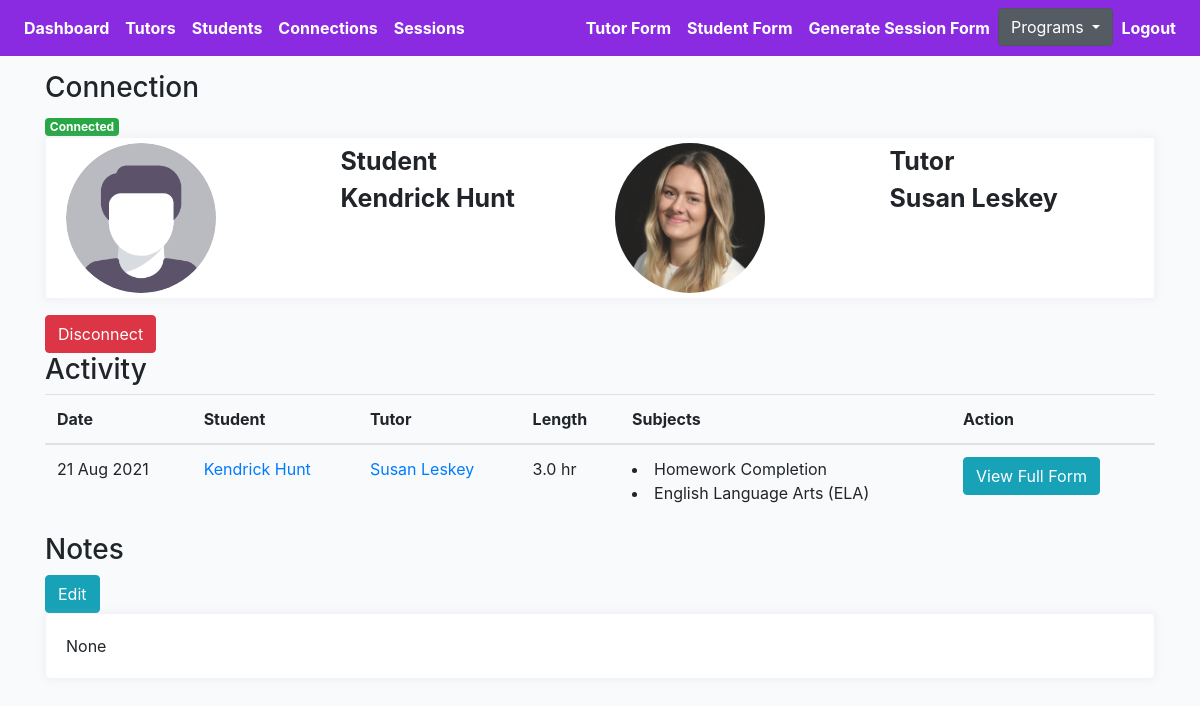
Screenshot of /middleschool/1/connection-detail (signed in) with the database file from the repository.
### middleschool/models.py (models this page shows, shortened)
class Connection(models.Model):
    created = models.DateTimeField(auto_now_add=True)
    student = models.ForeignKey(Profile, on_delete=models.CASCADE, related_name='student')
    tutor = models.ForeignKey(Profile, on_delete=models.CASCADE, related_name='tutor')
    status = models.CharField(max_length=200, choices=STATUS_CHOICES)
    updated = models.DateTimeField(auto_now=True)
    flag = models.BooleanField(default=False)
    note = models.TextField(null=True, blank=True, max_length=1000)

class Profile(models.Model):
    role = models.CharField(max_length=200, choices=ROLE_CHOICES_PROFILE, null=True)
    avatar = models.ImageField(default='avatar.png', upload_to='avatars/')
    first_name = models.CharField(max_length=200, blank=True)
    last_name = models.CharField(max_length=200, blank=True)
    email = models.EmailField(max_length=200, blank=True)
    student_grade = models.CharField(null=True, blank=True, max_length=200, choices=STUDENT_GRADE_CHOICES)
    grade = models.CharField(null=True, blank=True, max_length=200, choices=GRADE_CHOICES)
    academic_advisor = models.ForeignKey(Academicadvisor, null=True, blank=True, on_delete=models.CASCADE, related_name='academic_advisor')
    academic_advisor_email = models.EmailField(max_length=200, blank=True)
    subjects = models.ManyToManyField(Subject, blank=True, related_name='subjects')
    school = models.CharField(max_length=200, blank=True)
    friends = models.ManyToManyField("self", blank=True, related_name='testfriends')
    updated = models.DateTimeField(auto_now=True)
    created = models.DateTimeField(auto_now_add=True)
    slug = models.SlugField(unique=True, blank=True)
    flag = models.BooleanField(default=False)
    parent1_first_name = models.CharField(max_length=200, blank=True)
    parent1_last_name = models.CharField(max_length=200, blank=True)
    parent1_phone = models.CharField(max_length=200, blank=True)
    parent1_email = models.EmailField(max_length=200, blank=True)
    student_capacity = models.IntegerField(null=True, blank=True)
    phone = models.CharField(max_length=200, blank=True)
    question = models.TextField(null=True, blank=True, max_length=1000)
    languages = models.ManyToManyField(Language, blank=True, related_name='subjects')
    comfortable_share_phone = models.BooleanField(default=False)
    permission_share_grade = models.BooleanField(default=False)
    optional_school_loop_profile_link = models.TextField(null=True, blank=True, max_length=500)
    optional_school_loop_username = models.TextField(null=True, blank=True, max_length=500)
    optional_school_loop_password = models.TextField(null=True, blank=True, max_length=500)
    parent_languages = models.CharField(null=True, blank=True, max_length=200, choices=LANGUAGE_CHOICES)
    age = models.IntegerField(null=True, blank=True)
    ethnic = models.CharField(null=True, blank=True, max_length=200, choices=ETHNIC_CHOICES)
    note = models.TextField(null=True, blank=True, max_length=1000)
    interest = models.ManyToManyField(Interest, blank=True, related_name='interest')
    def get_absolute_url(self):
        return reverse("middleschool:profile-detail-view", kwargs={"slug": self.slug})
    __initial_first_name = None
    __initial_last_name = None
    def __init__(self, *args, **kwargs):
        super().__init__(*args, **kwargs)
        self.__initial_first_name = self.first_name
        self.__initial_last_name = self.last_name

class Session(models.Model):
    connection = models.ForeignKey(Connection, on_delete=models.CASCADE)
    meet = models.IntegerField(null=True, blank=True)
    length = models.FloatField(null=True, blank=True)
    subjects = models.ManyToManyField(Subject, blank=True, related_name='sessionsubjects')
    updated = models.DateTimeField(auto_now=True, null=True, blank=True)
    created = models.DateTimeField(auto_now_add=True)
    help = models.TextField(null=True, blank=True, max_length=1000)
    support = models.ManyToManyField(Support, blank=True, related_name='supports')
    othersupport = models.CharField(null=True, blank=True, max_length=200)
    rate = models.IntegerField(null=True, blank=True)
    productivity = models.IntegerField(null=True, blank=True)
    question = models.TextField(null=True, blank=True, max_length=1000)
    disconnect = models.CharField(null=True, blank=True, max_length=200, choices=CONT_STATUS_CHOICES)
    submit_status = models.BooleanField(default=False)
    flag = models.BooleanField(default=False)
    reason_disconnect= models.TextField(null=True, blank=True, max_length=1000)
    urgent_check = models.BooleanField(default=False)
    def get_subjects(self):
        return self.subjects.all()
    def get_absolute_url(self):
        return reverse("middleschool:session-detail-view", kwargs={"pk": self.pk})

class Subject(models.Model):
    name = models.CharField(max_length=200, blank=True)
    def __str__(self):
        return self.name

### middleschool/views.py (the view)
# urls.py: path('<pk>/connection-detail', ConnectionDetailView.as_view(), name='connection-profile-detail'),
@method_decorator(login_required, name='dispatch')
@method_decorator(allowed_users(allowed_roles=['middletutor', 'admin']), name='dispatch')
class ConnectionDetailView(DetailView):
    model = Connection
    template_name = 'middleschool/connection-detail.html'
    def get_object(self):
        pk = self.kwargs.get('pk')
        connection = Connection.objects.get(pk=pk)
        return connection
    def get_context_data(self, **kwargs):
        context = super().get_context_data(**kwargs)
        pk = self.kwargs.get('pk')
        connection = Connection.objects.get(pk=pk)
        sessions = Session.objects.filter(submit_status=True).filter(connection=connection)
        sessions_ = []
        for item in sessions:
            sessions_.append(item)
        context["sessions"] = sessions_
        return context

### templates/middleschool/connection-detail.html (shortened to what this page needs)
{% extends 'middleschoolbase.html' %}
{% load static %}
{% block stylesheet %}{% static '/css/profile.css' %}{% endblock %}
{% block content %}
<h3>Connection</h3>
{% if connection.status == 'connected' %}
<div><span class="badge badge-success">Connected</div>
{% elif connection.status == 'disconnected' %}
<div><span class="badge badge-danger">Disconnected</span><span> on {{connection.updated | date:"M d, Y" }}</span></div>
{% elif connection.status == 'inactive' %}
<div><span class="badge badge-warning">Inactive</div>
{% endif %}
<div class="profile-page tx-13">
    <div class="row">
        <div class="col-12 grid-margin">
            <div class="profile-header">
                <div class="header-links">
                    <div class="container header">
                        <div class="row">
                            <div class="col">
                                <div class="row">
                                    <div class="col">
                                        <img class="profile-pic" src="{{connection.student.avatar.url}}" alt="profile">
                                    </div>
                                    <div class="col">
                                        <div style="font-size:25px; font-weight:bold" class="profile-name">
                                            {{connection.student.role|title }}</div>
                                        <div style="font-size:25px; font-weight:bold" class="profile-name">
                                            {{connection.student.first_name}}
                                            {{connection.student.last_name}}</div>
                                    </div>
                                </div>
                            </div>
                            <div class="col">
                                <div class="row">
                                    <div class="col">
                                        <img class="profile-pic" src="{{connection.tutor.avatar.url}}" alt="profile">
                                    </div>
                                    <div class="col">
                                        <div style="font-size:25px; font-weight:bold" class="profile-name">
                                            {{connection.tutor.role|title }}</div>
                                        <div style="font-size:25px; font-weight:bold" class="profile-name">
                                            {{connection.tutor.first_name}}
                                            {{connection.tutor.last_name}}</div>
                                    </div>
                                </div>
                            </div>
                        </div>
                    </div>
                </div>
            </div>
        </div>
    </div>
</div>
{% if connection.status == 'connected' %}
<form action="{% url 'middleschool:remove-connect' %}" method="POST">
    <button type="submit" class="btn btn-danger">Disconnect</button>
</form>
{% elif connection.status == 'disconnected' %}
<a href="{% url 'middleschool:student-detail-view' connection.student.slug %}"><button type="submit"
        class="btn btn-info">Connect
        Tutor</button></a>
{% endif %}
<h3>Activity</h3>
<div class="table-responsive-lg">
    <table class="table">
        <thead>
            <tr>
                <th scope="col">Date</th>
                <th scope="col">Student</th>
                <th scope="col">Tutor</th>
                <th scope="col">Length</th>
                <th scope="col">Subjects</th>
                <th scope="col">Action</th>
            </tr>
        </thead>
        <tbody>
            {% for obj in sessions %}
            <tr>
                <td>{{obj.created|date:"d M Y"}}</td>
                <td><a href="{{obj.connection.student.get_absolute_url}}">{{obj.connection.student.first_name}}
                        {{obj.connection.student.last_name}}</a></td>
                <td><a href="{{obj.connection.tutor.get_absolute_url}}">{{obj.connection.tutor.first_name}}
                        {{obj.connection.tutor.last_name}}</a></td>
                <td>{{obj.length}} hr</td>
                <td>
                    {% for subject in obj.get_subjects %}
                    <li>{{subject}}</li>
                    {% endfor %}
                </td>
                <td><a href="{{obj.get_absolute_url}}"><button type="submit" class="btn btn-info">View Full
                            Form</button></a></td>
            </tr>
            {% endfor %}
        </tbody>
    </table>
</div>
<h3>Notes</h3>
<a href="{% url 'middleschool:connection-note-update-profile' connection.pk %}"><button type="submit"
        class="btn btn-info">Edit</button></a>
<div class="row">
    <div class="col-sm-12">
        <div class="card h-100">
            <div class="card-body">
                <p class="card-text">{{connection.note}}</p>
            </div>
        </div>
    </div>
</div>
{% endblock content %}

### core/static/css/base.css (style rules this page uses)
.container { width: 100%; padding-right: 15px; padding-left: 15px; margin-right: auto; margin-left: auto; margin-top: 55px; }
body { background:#FAFAFA; }

### core/static/css/profile.css (style rules this page uses)
body { background-color: #f9fafb; margin-top:0px; }
.profile-page .profile-header { box-shadow: 0 0 10px 0 rgba(183, 192, 206, 0.2); border: 1px solid #f2f4f9; }
.profile-page .profile-header .header-links { padding: 5px; display: -webkit-flex; display: flex; -webkit-justify-content: center; justify-content: center; background: #fff; border-radius: 0 0 .25rem .25rem; }
img { vertical-align: middle; border-style: none; }
.grid-margin { margin-bottom: 1rem; }
.card { box-shadow: 0 0 10px 0 rgba(183, 192, 206, 0.2); -webkit-box-shadow: 0 0 10px 0 rgba(183, 192, 206, 0.2); -moz-box-shadow: 0 0 10px 0 rgba(183, 192, 206, 0.2); -ms-box-shadow: 0 0 10px 0 rgba(183, 192, 206, 0.2); }
.card { position: relative; display: flex; flex-direction: column; min-width: 0; word-wrap: break-word; background-color: #fff; background-clip: border-box; border: 1px solid #f2f4f9; border-radius: 0.25rem; }
.profile-pic { border-radius: 50%; height: auto; width: 150px; }
.container .header { margin-top: 0px; }

### rows the page displays
Connection: student.avatar (placeholder picture), student.role "Student", student.first_name "Kendrick", student.last_name "Hunt", tutor.avatar (picture), tutor.role "Tutor", tutor.first_name "Susan", tutor.last_name "Leskey", note "None"
Session: created "21 Aug 2021", connection.student.first_name "Kendrick", connection.student.last_name "Hunt", connection.tutor.first_name "Susan", connection.tutor.last_name "Leskey", length "3.0"
Subject: name "Homework Completion"
Subject: name "English Language Arts (ELA)"
